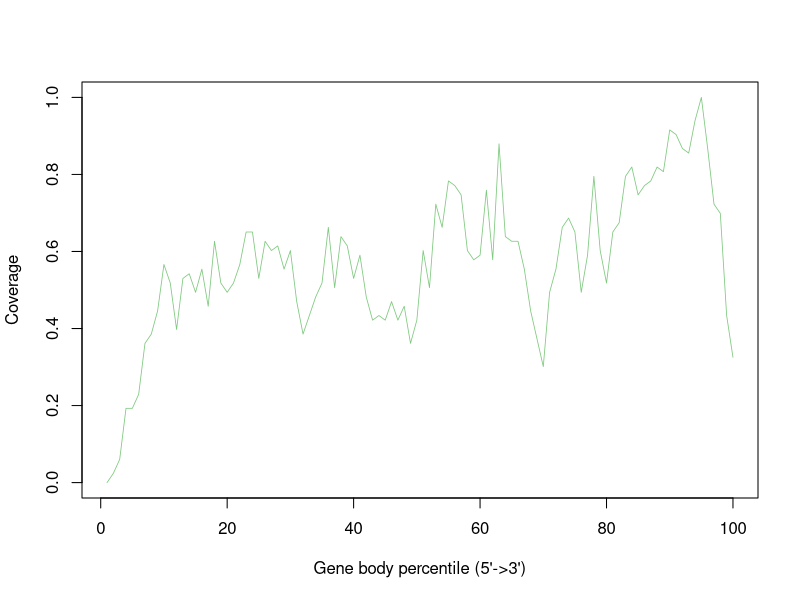

Recreate this plot in R.
AAAACGTCAGGCAligned.sortedByCoord.out.sorted <- c(0.0,0.0240963855422,0.0602409638554,0.192771084337,0.192771084337,0.228915662651,0.361445783133,0.385542168675,0.44578313253,0.566265060241,0.518072289157,0.397590361446,0.530120481928,0.542168674699,0.493975903614,0.55421686747,0.457831325301,0.626506024096,0.518072289157,0.493975903614,0.518072289157,0.566265060241,0.650602409639,0.650602409639,0.530120481928,0.626506024096,0.602409638554,0.614457831325,0.55421686747,0.602409638554,0.469879518072,0.385542168675,0.433734939759,0.481927710843,0.518072289157,0.66265060241,0.506024096386,0.638554216867,0.614457831325,0.530120481928,0.590361445783,0.481927710843,0.421686746988,0.433734939759,0.421686746988,0.469879518072,0.421686746988,0.457831325301,0.361445783133,0.421686746988,0.602409638554,0.506024096386,0.722891566265,0.66265060241,0.78313253012,0.771084337349,0.746987951807,0.602409638554,0.578313253012,0.590361445783,0.759036144578,0.578313253012,0.879518072289,0.638554216867,0.626506024096,0.626506024096,0.55421686747,0.44578313253,0.373493975904,0.301204819277,0.493975903614,0.55421686747,0.66265060241,0.686746987952,0.650602409639,0.493975903614,0.590361445783,0.795180722892,0.602409638554,0.518072289157,0.650602409639,0.674698795181,0.795180722892,0.819277108434,0.746987951807,0.771084337349,0.78313253012,0.819277108434,0.807228915663,0.915662650602,0.903614457831,0.867469879518,0.855421686747,0.939759036145,1.0,0.867469879518,0.722891566265,0.698795180723,0.433734939759,0.325301204819)


pdf("AAAACGTCAGGCAligned.sortedByCoord.out.bam.geneBodyCoverage.curves.pdf")
x=1:100
icolor = colorRampPalette(c("#7fc97f","#beaed4","#fdc086","#ffff99","#386cb0","#f0027f"))(1)
plot(x,AAAACGTCAGGCAligned.sortedByCoord.out.sorted,type='l',xlab="Gene body percentile (5'->3')", ylab="Coverage",lwd=0.8,col=icolor[1])
dev.off()
